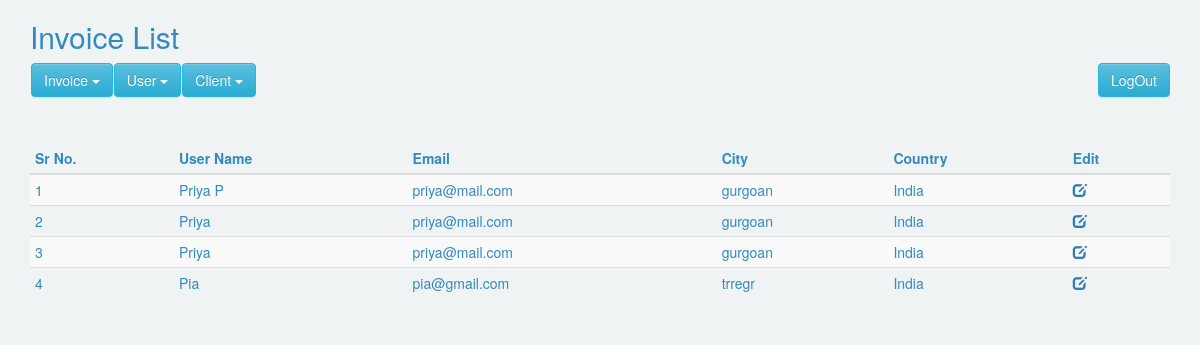
Screenshot of /userlist.php (signed in) with the database file from the repository.
### tables this page shows
CREATE TABLE `invoice_user_details` (
  `order_id` int(11) NOT NULL,
  `user_id` int(11) NOT NULL,
  `country` varchar(20) NOT NULL,
  `user` varchar(50) NOT NULL,
  `email` varchar(100) NOT NULL,
  `mobile` bigint(20) NOT NULL,
  `gstin` varchar(10) NOT NULL,
  `pan_no` text NOT NULL,
  `street_address` text NOT NULL,
  `gst_state` text NOT NULL,
  `city` text NOT NULL,
  `zip_code` int(10) NOT NULL,
  `user_insert` int(11) NOT NULL,
  `user_update` int(11) NOT NULL
);

### Invoice.php (called while the page is built, shortened)
<?php
class Invoice{
	private $host  = 'localhost';
    private $user  = 'root';
    private $password   = "";
    private $database  = "my_invoice";
	private $invoiceUserTable = 'invoice_user_details';
	private $dbConnect = false;
    public function __construct(){
        if(!$this->dbConnect){
            $conn = new mysqli($this->host, $this->user, $this->password, $this->database);
            if($conn->connect_error){
                die("Error failed to connect to MySQL: " . $conn->connect_error);
            }else{
                $this->dbConnect = $conn;
            }
        }
    }
	private function getData($sqlQuery) {
		$result = mysqli_query($this->dbConnect, $sqlQuery);
		$data= array();
		while ($row = mysqli_fetch_array($result, MYSQLI_ASSOC)) {
			$data[]=$row;
		}
		return $data;
	}
	public function getUserList(){
		$sqlQuery = "
			SELECT * FROM ".$this->invoiceUserTable."
			WHERE user_id = '".$_SESSION['userid']."'";
		return  $this->getData($sqlQuery);
	}
}

### userlist.php (the view, shortened to what this page needs)
<?php
include('header.php');
include 'Invoice.php';
$invoice = new Invoice();
$invoice->checkLoggedIn();
?>
<link href="css/style.css" rel="stylesheet">
	<div class="container">
	  <h2 class="title">Invoice List</h2>
	  <?php include('menu.php');?>
      <table id="data-table" class="table table-condensed table-striped">
        <thead>
          <tr>
          <th>Sr No.</th>
            <th>User Name</th>
            <th>Email</th>
            <th>City</th>
            <th>Country</th>
            <th>Edit</th>
          </tr>
        </thead>
        <?php
    $userList = $invoice->getUserList();
        foreach($userList as $userDetails){
            echo '
              <tr>
                <td>'.$userDetails["order_id"].'</td>
                <td>'.$userDetails["user"].'</td>
                <td>'.$userDetails["email"].'</td>
                <td>'.$userDetails["city"].'</td>
                <td>'.$userDetails["country"].'</td>
                <td><a href="edit_user.php?update_id='.$userDetails["order_id"].'"  title="Edit Invoice"><span class="glyphicon glyphicon-edit"></span></a></td>
              </tr>
            ';
        }
        ?>
      </table>
</div>
<?php include('footer.php');?>

### css/style.css (style rules this page uses)
html { background-color: #f0f3f4; position: relative; min-height: 100%; }

### rows the page displays
invoice_user_details: order_id "1", user "Priya P", email "priya@mail.com", city "gurgoan", country "India"
invoice_user_details: order_id "2", user "Priya", email "priya@mail.com", city "gurgoan", country "India"
invoice_user_details: order_id "3", user "Priya", email "priya@mail.com", city "gurgoan", country "India"
invoice_user_details: order_id "4", user "Pia", email "pia@gmail.com", city "trregr", country "India"
